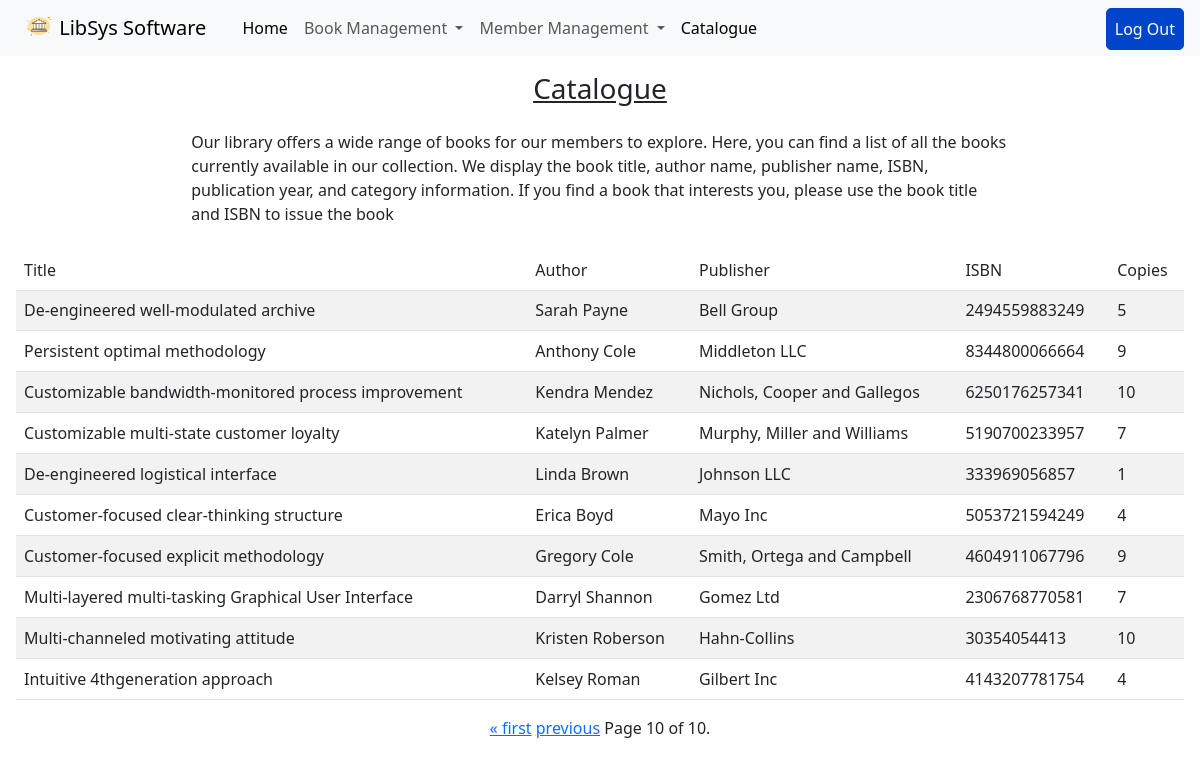
The page /catalogue/?page=10 (signed in) on the database its author committed.
### library/models.py (models this page shows)
class Book(models.Model):
    title = models.CharField(max_length=255)
    author = models.CharField(max_length=255)
    publisher = models.CharField(max_length=255)
    isbn = models.BigIntegerField(primary_key=True)
    num_of_copies = models.IntegerField()

### library/views/customViews.py (the view)
# urls.py: path("catalogue/", ListBook.as_view(), name="listBooks")
class ListBook(FormView):
    items_per_page = 10
    template_name = "catalogue.html"
    def get(self, request, *args, **kwargs):
        books = Book.objects.all()
        paginator = Paginator(books, self.items_per_page)
        current_page = request.GET.get('page')
        page_obj = paginator.get_page(current_page)
        return render(request, self.template_name, {'page_obj': page_obj})

### templates/catalogue.html (shortened to what this page needs)
{% extends 'base.html' %}
{% block content %}
{% if user.is_authenticated %}
<h3 class="main-heading">Catalogue</h3>
<div class="fillers">
   Our library offers a wide range of books for our members to explore. Here, you can find a list of all the books currently available in our collection. We display the book title, author name, publisher name, ISBN, publication year, and category information. If you find a book that interests you, please use the book title and ISBN to issue the book
</div>
      <div class="table-container">
         <table class="table table-striped table-hover">
            <tr><thead>
               <td>Title</td>
               <td>Author</td>
               <td>Publisher</td>
               <td>ISBN</td>
               <td>Copies</td>
            </thead></tr>
            {% for book in page_obj %}
               <tr>
                  <td>{{book.title}}</td>
                  <td>{{book.author}}</td>
                  <td>{{book.publisher}}</td>
                  <td>{{book.isbn}}</td>
                  <td>{{book.num_of_copies}}</td>
               </tr>
            {% endfor %}
         </table>
      </div>
   <div class="pagination">
       <span class="step-links">
           {% if page_obj.has_previous %}
               <a href="?page=1">&laquo; first</a>
               <a href="?page={{ page_obj.previous_page_number }}">previous</a>
           {% endif %}
           <span class="current-page">
               Page {{ page_obj.number }} of {{ page_obj.paginator.num_pages }}.
           </span>
       </span>
   </div>
{% else %}
<div class="login-suggest">
   <p>You are not logged in</p>
   <a href="{% url 'login' %}">Login</a>
</div>
{% endif %}
{% endblock content %}

### static/css/style.css (style rules this page uses)
* { box-sizing: border-box; }
body { width: 100vw; position: relative; }
.main .table-container { overflow-y: scroll; }
.main .table-container thead { vertical-align: middle; }
.main .pagination { justify-content: center; }
.main .fillers { display: none; }
@media screen and (min-width: 769px) { .main .table-container { overflow-y: scroll; } }
@media screen and (min-width: 769px) { .main .fillers { display: block; padding: auto 3rem; width: 70%; margin: 1.5rem auto; } }
.main > .main-heading { text-align: center; text-decoration: underline; }
@media screen and (min-width: 769px) { .main > .main-heading { text-align: center; } }

### rows shown on the page
Book: title "De-engineered well-modulated archive", author "Sarah Payne", publisher "Bell Group", isbn "2494559883249", num_of_copies "5"
Book: title "Persistent optimal methodology", author "Anthony Cole", publisher "Middleton LLC", isbn "8344800066664", num_of_copies "9"
Book: title "Customizable bandwidth-monitored process improvement", author "Kendra Mendez", publisher "Nichols, Cooper and Gallegos", isbn "6250176257341", num_of_copies "10"
Book: title "Customizable multi-state customer loyalty", author "Katelyn Palmer", publisher "Murphy, Miller and Williams", isbn "5190700233957", num_of_copies "7"
Book: title "De-engineered logistical interface", author "Linda Brown", publisher "Johnson LLC", isbn "333969056857", num_of_copies "1"
Book: title "Customer-focused clear-thinking structure", author "Erica Boyd", publisher "Mayo Inc", isbn "5053721594249", num_of_copies "4"
Book: title "Customer-focused explicit methodology", author "Gregory Cole", publisher "Smith, Ortega and Campbell", isbn "4604911067796", num_of_copies "9"
Book: title "Multi-layered multi-tasking Graphical User Interface", author "Darryl Shannon", publisher "Gomez Ltd", isbn "2306768770581", num_of_copies "7"
Book: title "Multi-channeled motivating attitude", author "Kristen Roberson", publisher "Hahn-Collins", isbn "30354054413", num_of_copies "10"
Book: title "Intuitive 4thgeneration approach", author "Kelsey Roman", publisher "Gilbert Inc", isbn "4143207781754", num_of_copies "4"

### other values the page prints
{{ page_obj.number }} "10"
{{ page_obj.paginator.num_pages }} "10"
